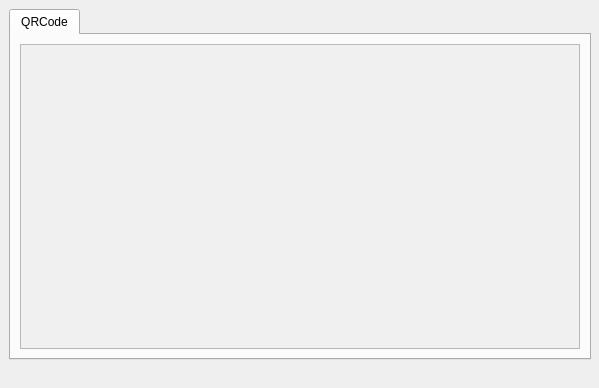
<?xml version="1.0" encoding="UTF-8"?>
<ui version="4.0">
 <class>Dialog</class>
 <widget class="QDialog" name="Dialog">
  <property name="geometry">
   <rect>
    <x>0</x>
    <y>0</y>
    <width>599</width>
    <height>388</height>
   </rect>
  </property>
  <property name="windowTitle">
   <string>dialog</string>
  </property>
  <widget class="QTabWidget" name="TabWidget">
   <property name="geometry">
    <rect>
     <x>9</x>
     <y>9</y>
     <width>582</width>
     <height>351</height>
    </rect>
   </property>
   <property name="currentIndex">
    <number>0</number>
   </property>
   <widget class="QWidget" name="tab">
    <property name="autoFillBackground">
     <bool>false</bool>
    </property>
    <property name="styleSheet">
     <string notr="true"/>
    </property>
    <attribute name="title">
     <string>QRCode</string>
    </attribute>
    <layout class="QGridLayout" name="gridLayout" columnstretch="1">
     <item row="0" column="0" rowspan="2">
      <widget class="QTextEdit" name="TextEdit1">
       <property name="palette">
        <palette>
         <active>
          <colorrole role="Base">
           <brush brushstyle="SolidPattern">
            <color alpha="255">
             <red>240</red>
             <green>240</green>
             <blue>240</blue>
            </color>
           </brush>
          </colorrole>
         </active>
         <inactive>
          <colorrole role="Base">
           <brush brushstyle="SolidPattern">
            <color alpha="255">
             <red>240</red>
             <green>240</green>
             <blue>240</blue>
            </color>
           </brush>
          </colorrole>
         </inactive>
         <disabled>
          <colorrole role="Base">
           <brush brushstyle="SolidPattern">
            <color alpha="255">
             <red>240</red>
             <green>240</green>
             <blue>240</blue>
            </color>
           </brush>
          </colorrole>
         </disabled>
        </palette>
       </property>
       <property name="font">
        <font>
         <pointsize>8</pointsize>
        </font>
       </property>
       <property name="readOnly">
        <bool>true</bool>
       </property>
      </widget>
     </item>
    </layout>
   </widget>
  </widget>
 </widget>
 <resources/>
 <connections/>
</ui>
